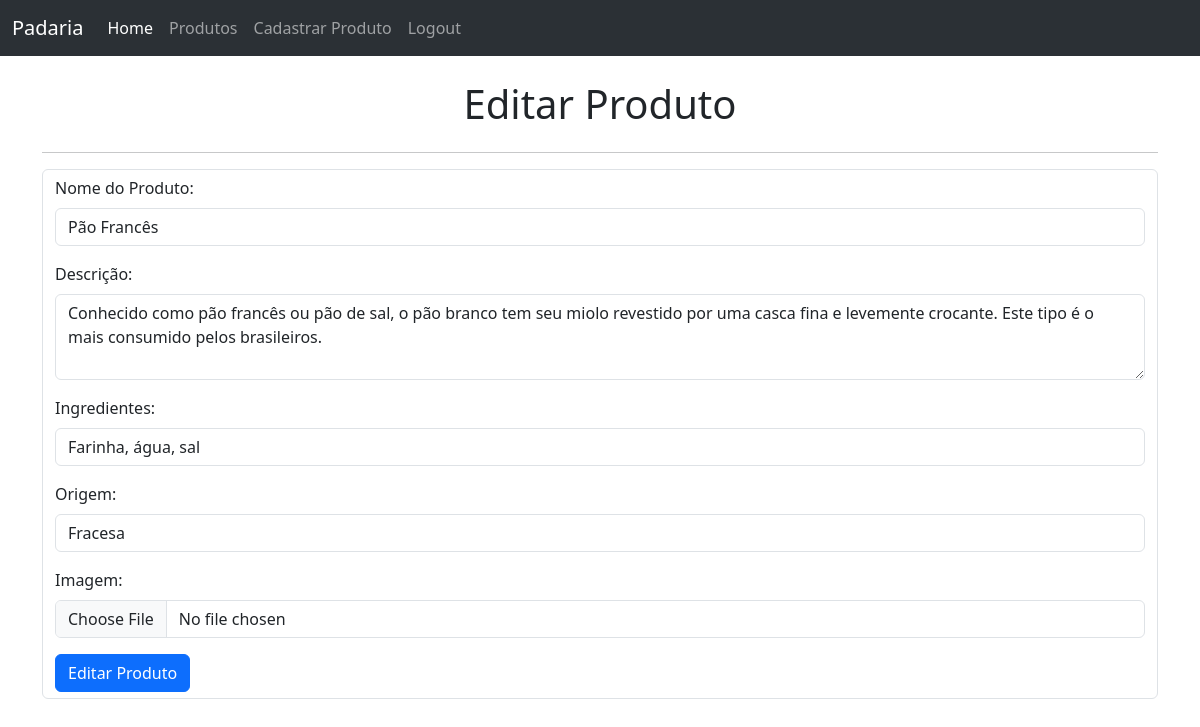
Page /editar_produtos/1 on the committed database.
### app.py (models this page shows, shortened)
class Produto(db.Model):
    __tablename__ = 'produto'
    id = db.Column(db.Integer, primary_key=True)
    nome = db.Column(db.String(100), nullable=False)
    descricao = db.Column(db.String(500))
    ingredientes = db.Column(db.String(500))
    origem = db.Column(db.String(100))
    imagem = db.Column(db.String(100))

### app.py (the view, shortened to what this page needs)
@app.route("/editar_produtos/<int:id>", methods=['GET', 'POST'])
@login_required
def editar_produto(id):
    produto_editar = db.session.execute(db.select(Produto).filter(Produto.id == id)).scalar()
    if not produto_editar:
        flash("Produto não encontrado.")
        return redirect(url_for('produtos_pagina'))
    return render_template("editar.html", produto=produto_editar)

### templates/editar.html (shortened to what this page needs)
{% extends 'base.html' %} {% block main %}
<div class="container">
  <br />
  <div class="d-flex justify-content-center">
    <h1>Editar Produto</h1>
  </div>
  <hr />
  <form action="{{url_for('editar_produto', id=produto.id)}}" class="form-control" enctype="multipart/form-data" method="post">
    <div class="mb-3">
      <label for="nome" class="form-label">Nome do Produto:</label>
      <input type="text" class="form-control" name="nome" value="{{produto.nome}}" required />
    </div>
    <div class="mb-3">
      <label for="descricao" class="form-label">Descrição:</label>
      <textarea class="form-control" name="descricao" rows="3" >{{produto.descricao}}</textarea>
    </div>
    <div class="mb-3">
      <label for="ingredientes" class="form-label">Ingredientes:</label>
      <input type="text" class="form-control" name="ingredientes" value="{{produto.ingredientes}}" />
    </div>
    <div class="mb-3">
      <label for="origem" class="form-label">Origem:</label>
      <input type="text" class="form-control" name="origem" value="{{produto.origem}}" />
    </div>
    <div class="mb-3">
      <label for="imagem" class="form-label">Imagem:</label>
      <input type="file" class="form-control" name="imagem"/>
    </div>
    <input class="btn btn-primary" type="submit" value="Editar Produto" />
  </form>
  <br>
</div>
{% endblock %}

### rows in the picture
Produto: nome "Pão Francês", descricao "Conhecido como pão francês ou pão de sal, o pão branco tem seu miolo revestido por uma casca fina e levemente crocante. Este tipo é o mais consumido pelos brasileiros.", ingredientes "Farinha, água, sal", origem "Fracesa"
